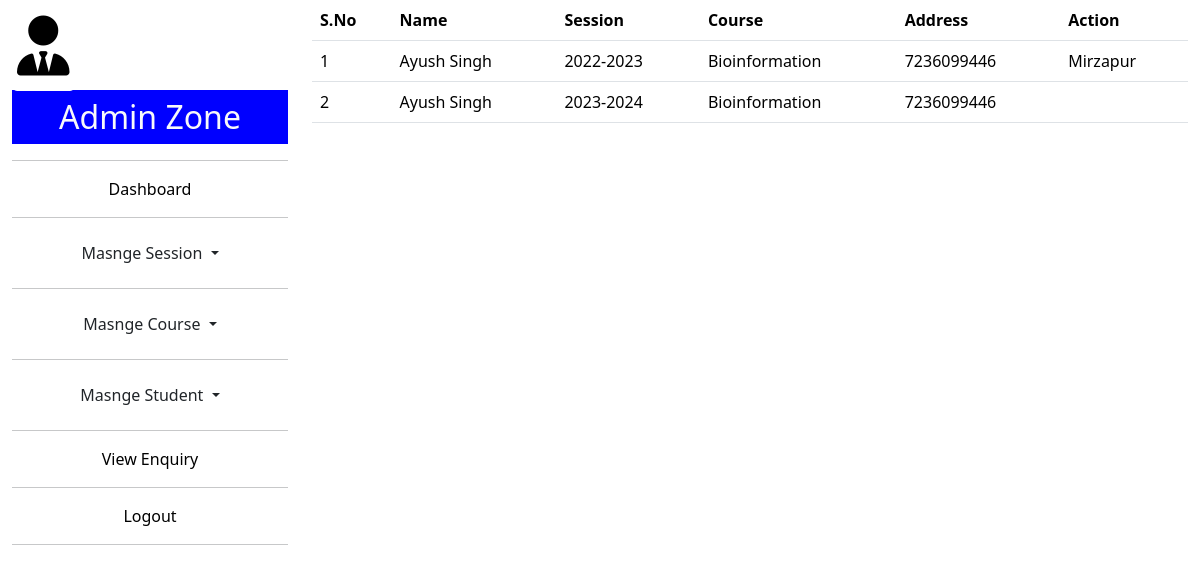
The app's page /finalstudents/ with its own data.
### oasapp/models.py (models this page shows)
class Student(models.Model):
    sid=models.IntegerField(primary_key=True,auto_created=True)
    name=models.CharField(max_length=50)
    emailaddress=models.CharField(max_length=50)
    password=models.CharField(max_length=50)
    contactno=models.CharField(max_length=15)
    gender=models.CharField(max_length=10)
    dob=models.CharField(max_length=20)
    fname=models.CharField(max_length=50)
    mname=models.CharField(max_length=50)
    aadress=models.TextField()
    aadharno=models.CharField(max_length=15)
    aadharpic=models.ImageField(upload_to='')
    session=models.CharField(max_length=20)
    course=models.CharField(max_length=30)
    course_duration=models.CharField(max_length=30,default="3 months")
    hs_percent=models.CharField(max_length=10)
    hs_marksheet=models.ImageField(upload_to='')
    inter_percent=models.CharField(max_length=10)
    inter_marksheet=models.ImageField(upload_to='')
    pic=models.ImageField(upload_to='')
    sign=models.ImageField(upload_to='')
    application_status=models.CharField(max_length=1)
    fees=models.IntegerField()
    fees_status=models.CharField(max_length=1)
    fees_ss=models.ImageField(upload_to='')
    status=models.CharField(max_length=1)

### oasapp/views.py (the view)
# urls.py: path('finalstudents/',views.finalstudents,name='finalstudents'),
def finalstudents(req):
    students=Student.objects.filter(status="A")
    return render(req,'finalstudents.html',{'students':students})

### oasapp/templates/finalstudents.html
{% extends 'adminlayout.html' %}
{% load static %}
{% block admin %}
 <div class="row">
    <div class="col-sm-12">
        <table class="table">
       <tr>
        <th>S.No</th>
        <th>Name</th>
        <th>Session</th>
        <th>Course</th>
        <th>Address</th>
        <th>Action</th>
       </tr>
       {% for s in students %}
       <tr>
        <td>{{forloop.counter}}</td>
        <td>{{s.name}}</td>
        <td>{{s.session}}</td>
        <td>{{s.course}}</td>
        <td>{{s.contactno}}</td>
        <td>{{s.aadress}}</td>
       </tr>
       {% endfor %}
        </table>
    </div>
 </div>
{% endblock %}

### records on screen
Student: name "Ayush Singh", session "2022-2023", course "Bioinformation", contactno "7236099446", aadress "Mirzapur"
Student: name "Ayush Singh", session "2023-2024", course "Bioinformation", contactno "7236099446"
